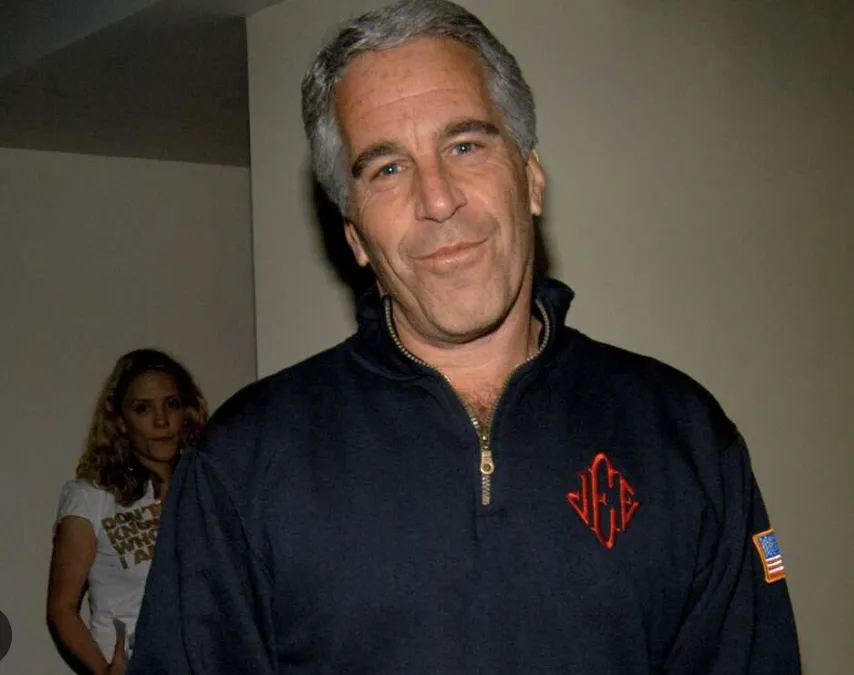
#> input picture Uprava obrazky/Epstein.jpg, 854 x 675 px
$ python 'Black and white.py'
#> lines starting #> are read from the running program, lines starting #| are printed output that depends on the picture; after the words box and inside, x2 and y2 are one past the last pixel; in counts of white or black regions, pixels touching at a corner belong together
from PIL import Image
pic = Image.open("Epstein.jpg")
#> pic is the input picture: PIL image 854x675 RGB; mean R, G, B 69.3, 63.4, 56
pixel = pic.load()
for x in range(pic.size[0]):
    for y in range(pic.size[1]):
        temp = pixel[x,y]
        if temp[0]<=128 and temp[1]<=128 and temp[2]<=128:
            pixel[x,y] = (0,0,0)
        else:
            pixel[x,y] = (255,255,255)
pic.show()
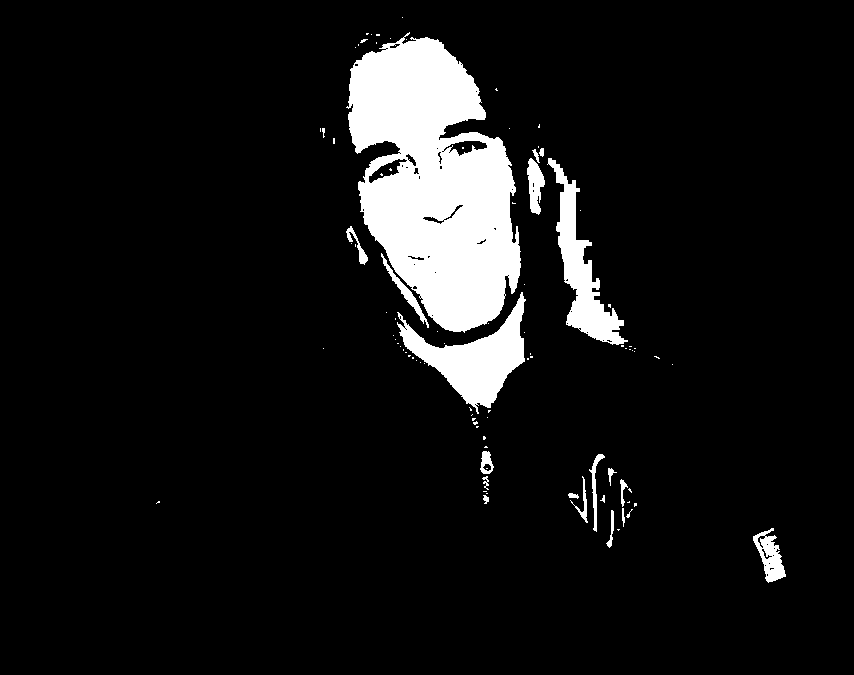
#> shown: PIL image 854x675 RGB; 8.2% white; 94 white regions (73 under 20 px), largest, box (x1, y1, x2, y2) and area: (346, 32, 521, 333) 33579, (397, 292, 526, 414) 5650, (547, 158, 628, 345) 4400
